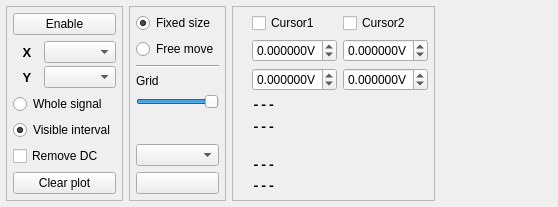
            <widget class="QWidget" name="xy">
             <attribute name="icon">
              <iconset resource="resources.qrc">
               <normaloff>:/images/icons/xyTab.png</normaloff>:/images/icons/xyTab.png</iconset>
             </attribute>
             <attribute name="title">
              <string/>
             </attribute>
             <layout class="QHBoxLayout" name="horizontalLayout_25" stretch="1,1,1,1000">
              <property name="leftMargin">
               <number>6</number>
              </property>
              <property name="topMargin">
               <number>6</number>
              </property>
              <property name="rightMargin">
               <number>6</number>
              </property>
              <property name="bottomMargin">
               <number>6</number>
              </property>
              <item>
               <widget class="QFrame" name="frame_15">
                <property name="frameShape">
                 <enum>QFrame::StyledPanel</enum>
                </property>
                <layout class="QVBoxLayout" name="verticalLayout_38">
                 <property name="leftMargin">
                  <number>6</number>
                 </property>
                 <property name="topMargin">
                  <number>6</number>
                 </property>
                 <property name="rightMargin">
                  <number>6</number>
                 </property>
                 <property name="bottomMargin">
                  <number>6</number>
                 </property>
                 <item>
                  <widget class="QPushButton" name="pushButtonXY">
                   <property name="sizePolicy">
                    <sizepolicy hsizetype="Preferred" vsizetype="Preferred">
                     <horstretch>0</horstretch>
                     <verstretch>0</verstretch>
                    </sizepolicy>
                   </property>
                   <property name="text">
                    <string>Enable</string>
                   </property>
                   <property name="icon">
                    <iconset resource="resources.qrc">
                     <normaloff>:/images/icons/xyChannel.png</normaloff>:/images/icons/xyChannel.png</iconset>
                   </property>
                   <property name="iconSize">
                    <size>
                     <width>20</width>
                     <height>20</height>
                    </size>
                   </property>
                   <property name="checkable">
                    <bool>true</bool>
                   </property>
                  </widget>
                 </item>
                 <item>
                  <layout class="QGridLayout" name="gridLayout_3">
                   <property name="spacing">
                    <number>3</number>
                   </property>
                   <item row="0" column="0">
                    <widget class="QLabel" name="label_13">
                     <property name="font">
                      <font>
                       <pointsize>10</pointsize>
                       <weight>75</weight>
                       <bold>true</bold>
                      </font>
                     </property>
                     <property name="text">
                      <string notr="true">X</string>
                     </property>
                     <property name="alignment">
                      <set>Qt::AlignCenter</set>
                     </property>
                    </widget>
                   </item>
                   <item row="1" column="0">
                    <widget class="QLabel" name="label_15">
                     <property name="font">
                      <font>
                       <pointsize>10</pointsize>
                       <weight>75</weight>
                       <bold>true</bold>
                      </font>
                     </property>
                     <property name="text">
                      <string notr="true">Y</string>
                     </property>
                     <property name="alignment">
                      <set>Qt::AlignCenter</set>
                     </property>
                    </widget>
                   </item>
                   <item row="0" column="1">
                    <widget class="QComboBox" name="comboBoxXYx">
                     <property name="maxVisibleItems">
                      <number>1000</number>
                     </property>
                     <property name="sizeAdjustPolicy">
                      <enum>QComboBox::AdjustToContents</enum>
                     </property>
                    </widget>
                   </item>
                   <item row="1" column="1">
                    <widget class="QComboBox" name="comboBoxXYy">
                     <property name="maxVisibleItems">
                      <number>1000</number>
                     </property>
                     <property name="sizeAdjustPolicy">
                      <enum>QComboBox::AdjustToContents</enum>
                     </property>
                    </widget>
                   </item>
                  </layout>
                 </item>
                 <item>
                  <widget class="QRadioButton" name="radioButtonXYFull">
                   <property name="toolTip">
                    <string>&lt;html&gt;&lt;head/&gt;&lt;body&gt;&lt;p&gt;Calculate from:&lt;/p&gt;&lt;/body&gt;&lt;/html&gt;</string>
                   </property>
                   <property name="text">
                    <string>Whole signal</string>
                   </property>
                   <property name="checked">
                    <bool>false</bool>
                   </property>
                  </widget>
                 </item>
                 <item>
                  <widget class="QRadioButton" name="radioButtonXYPart">
                   <property name="toolTip">
                    <string>&lt;html&gt;&lt;head/&gt;&lt;body&gt;&lt;p&gt;Calculate from:&lt;/p&gt;&lt;/body&gt;&lt;/html&gt;</string>
                   </property>
                   <property name="text">
                    <string>Visible interval</string>
                   </property>
                   <property name="checked">
                    <bool>true</bool>
                   </property>
                  </widget>
                 </item>
                 <item>
                  <widget class="QCheckBox" name="checkBoxXYNoDC">
                   <property name="toolTip">
                    <string>&lt;html&gt;&lt;head/&gt;&lt;body&gt;&lt;p&gt;Remove DC component from signal before calculating DFT.&lt;/p&gt;&lt;/body&gt;&lt;/html&gt;</string>
                   </property>
                   <property name="text">
                    <string>Remove DC</string>
                   </property>
                  </widget>
                 </item>
                 <item>
                  <widget class="QPushButton" name="pushButtonXYClear">
                   <property name="text">
                    <string>Clear plot</string>
                   </property>
                  </widget>
                 </item>
                </layout>
               </widget>
              </item>
              <item>
               <widget class="QFrame" name="frame_14">
                <property name="frameShape">
                 <enum>QFrame::StyledPanel</enum>
                </property>
                <layout class="QVBoxLayout" name="verticalLayout_26" stretch="1,1,0,1,1,100,1,1">
                 <property name="leftMargin">
                  <number>6</number>
                 </property>
                 <property name="topMargin">
                  <number>6</number>
                 </property>
                 <property name="rightMargin">
                  <number>6</number>
                 </property>
                 <property name="bottomMargin">
                  <number>6</number>
                 </property>
                 <item>
                  <widget class="QRadioButton" name="radioButtonXYAutoSize">
                   <property name="toolTip">
                    <string>&lt;html&gt;&lt;head/&gt;&lt;body&gt;&lt;p&gt;Automatic range&lt;/p&gt;&lt;/body&gt;&lt;/html&gt;</string>
                   </property>
                   <property name="text">
                    <string>Fixed size</string>
                   </property>
                   <property name="checked">
                    <bool>true</bool>
                   </property>
                  </widget>
                 </item>
                 <item>
                  <widget class="QRadioButton" name="radioButtonXYFree">
                   <property name="toolTip">
                    <string>&lt;html&gt;&lt;head/&gt;&lt;body&gt;&lt;p&gt;Move and zoom plot by mouse&lt;/p&gt;&lt;/body&gt;&lt;/html&gt;</string>
                   </property>
                   <property name="text">
                    <string>Free move</string>
                   </property>
                  </widget>
                 </item>
                 <item>
                  <widget class="Line" name="line_9">
                   <property name="orientation">
                    <enum>Qt::Horizontal</enum>
                   </property>
                  </widget>
                 </item>
                 <item>
                  <widget class="QLabel" name="label_26">
                   <property name="text">
                    <string>Grid</string>
                   </property>
                  </widget>
                 </item>
                 <item>
                  <widget class="QSlider" name="horizontalSliderXYGrid">
                   <property name="minimum">
                    <number>-4</number>
                   </property>
                   <property name="maximum">
                    <number>-2</number>
                   </property>
                   <property name="pageStep">
                    <number>1</number>
                   </property>
                   <property name="value">
                    <number>-2</number>
                   </property>
                   <property name="orientation">
                    <enum>Qt::Horizontal</enum>
                   </property>
                  </widget>
                 </item>
                 <item>
                  <spacer name="verticalSpacer_9">
                   <property name="orientation">
                    <enum>Qt::Vertical</enum>
                   </property>
                   <property name="sizeHint" stdset="0">
                    <size>
                     <width>20</width>
                     <height>1</height>
                    </size>
                   </property>
                  </spacer>
                 </item>
                 <item>
                  <widget class="QComboBox" name="comboBoxXYStyle">
                   <property name="sizePolicy">
                    <sizepolicy hsizetype="Preferred" vsizetype="Preferred">
                     <horstretch>0</horstretch>
                     <verstretch>0</verstretch>
                    </sizepolicy>
                   </property>
                   <property name="maximumSize">
                    <size>
                     <width>100</width>
                     <height>16777215</height>
                    </size>
                   </property>
                   <property name="iconSize">
                    <size>
                     <width>20</width>
                     <height>20</height>
                    </size>
                   </property>
                   <item>
                    <property name="text">
                     <string/>
                    </property>
                    <property name="icon">
                     <iconset resource="resources.qrc">
                      <normaloff>:/images/icons/line.png</normaloff>:/images/icons/line.png</iconset>
                    </property>
                   </item>
                   <item>
                    <property name="text">
                     <string/>
                    </property>
                    <property name="icon">
                     <iconset resource="resources.qrc">
                      <normaloff>:/images/icons/points.png</normaloff>:/images/icons/points.png</iconset>
                    </property>
                   </item>
                   <item>
                    <property name="text">
                     <string/>
                    </property>
                    <property name="icon">
                     <iconset resource="resources.qrc">
                      <normaloff>:/images/icons/linePoint.png</normaloff>:/images/icons/linePoint.png</iconset>
                    </property>
                   </item>
                  </widget>
                 </item>
                 <item>
                  <widget class="QPushButton" name="pushButtonChangeXYColor">
                   <property name="sizePolicy">
                    <sizepolicy hsizetype="Preferred" vsizetype="Preferred">
                     <horstretch>0</horstretch>
                     <verstretch>0</verstretch>
                    </sizepolicy>
                   </property>
                   <property name="maximumSize">
                    <size>
                     <width>16777215</width>
                     <height>16777215</height>
                    </size>
                   </property>
                   <property name="toolTip">
                    <string>&lt;html&gt;&lt;head/&gt;&lt;body&gt;&lt;p&gt;Channel color&lt;/p&gt;&lt;/body&gt;&lt;/html&gt;</string>
                   </property>
                   <property name="text">
                    <string/>
                   </property>
                   <property name="icon">
                    <iconset resource="resources.qrc">
                     <normaloff>:/images/icons/color.png</normaloff>:/images/icons/color.png</iconset>
                   </property>
                   <property name="iconSize">
                    <size>
                     <width>30</width>
                     <height>30</height>
                    </size>
                   </property>
                  </widget>
                 </item>
                </layout>
               </widget>
              </item>
              <item>
               <widget class="QFrame" name="frame_12">
                <property name="frameShape">
                 <enum>QFrame::StyledPanel</enum>
                </property>
                <property name="frameShadow">
                 <enum>QFrame::Plain</enum>
                </property>
                <layout class="QVBoxLayout" name="verticalLayout_34" stretch="0,1">
                 <property name="leftMargin">
                  <number>6</number>
                 </property>
                 <property name="topMargin">
                  <number>6</number>
                 </property>
                 <property name="rightMargin">
                  <number>6</number>
                 </property>
                 <property name="bottomMargin">
                  <number>6</number>
                 </property>
                 <item>
                  <layout class="QGridLayout" name="gridLayout_20">
                   <item row="0" column="1">
                    <widget class="QCheckBox" name="checkBoxXYCur1">
                     <property name="text">
                      <string>Cursor1</string>
                     </property>
                    </widget>
                   </item>
                   <item row="1" column="0">
                    <widget class="QLabel" name="label_55">
                     <property name="text">
                      <string/>
                     </property>
                     <property name="pixmap">
                      <pixmap resource="resources.qrc">:/images/icons/valcur.png</pixmap>
                     </property>
                    </widget>
                   </item>
                   <item row="2" column="2">
                    <widget class="MyDoubleSpinBoxWithUnits" name="doubleSpinBoxXYCurX2">
                     <property name="minimumSize">
                      <size>
                       <width>85</width>
                       <height>0</height>
                      </size>
                     </property>
                     <property name="suffix">
                      <string notr="true">V</string>
                     </property>
                     <property name="decimals">
                      <number>6</number>
                     </property>
                     <property name="minimum">
                      <double>-1000000.000000000000000</double>
                     </property>
                     <property name="maximum">
                      <double>1000000.000000000000000</double>
                     </property>
                    </widget>
                   </item>
                   <item row="0" column="2">
                    <widget class="QCheckBox" name="checkBoxXYCur2">
                     <property name="text">
                      <string>Cursor2</string>
                     </property>
                    </widget>
                   </item>
                   <item row="2" column="1">
                    <widget class="MyDoubleSpinBoxWithUnits" name="doubleSpinBoxXYCurX1">
                     <property name="minimumSize">
                      <size>
                       <width>85</width>
                       <height>0</height>
                      </size>
                     </property>
                     <property name="suffix">
                      <string notr="true">V</string>
                     </property>
                     <property name="decimals">
                      <number>6</number>
                     </property>
                     <property name="minimum">
                      <double>-1000000.000000000000000</double>
                     </property>
                     <property name="maximum">
                      <double>1000000.000000000000000</double>
                     </property>
                    </widget>
                   </item>
                   <item row="1" column="2">
                    <widget class="MyDoubleSpinBoxWithUnits" name="doubleSpinBoxXYCurY2">
                     <property name="minimumSize">
                      <size>
                       <width>85</width>
                       <height>0</height>
                      </size>
                     </property>
                     <property name="suffix">
                      <string notr="true">V</string>
                     </property>
                     <property name="decimals">
                      <number>6</number>
                     </property>
                     <property name="minimum">
                      <double>-1000000.000000000000000</double>
                     </property>
                     <property name="maximum">
                      <double>1000000.000000000000000</double>
                     </property>
                    </widget>
                   </item>
                   <item row="2" column="0">
                    <widget class="QLabel" name="label_56">
                     <property name="text">
                      <string/>
                     </property>
                     <property name="pixmap">
                      <pixmap resource="resources.qrc">:/images/icons/timecur.png</pixmap>
                     </property>
                    </widget>
                   </item>
                   <item row="1" column="1">
                    <widget class="MyDoubleSpinBoxWithUnits" name="doubleSpinBoxXYCurY1">
                     <property name="minimumSize">
                      <size>
                       <width>85</width>
                       <height>0</height>
                      </size>
                     </property>
                     <property name="suffix">
                      <string notr="true">V</string>
                     </property>
                     <property name="decimals">
                      <number>6</number>
                     </property>
                     <property name="minimum">
                      <double>-1000000.000000000000000</double>
                     </property>
                     <property name="maximum">
                      <double>1000000.000000000000000</double>
                     </property>
                    </widget>
                   </item>
                  </layout>
                 </item>
                 <item>
                  <layout class="QGridLayout" name="gridLayout_18" rowstretch="1,1,1,1,0" columnstretch="1,1000">
                   <item row="3" column="0" rowspan="2">
                    <widget class="QLabel" name="label_54">
                     <property name="toolTip">
                      <string>&lt;html&gt;&lt;head/&gt;&lt;body&gt;&lt;p&gt;Measure phase difference using cursors: arcsin(A/B)&lt;/p&gt;&lt;/body&gt;&lt;/html&gt;</string>
                     </property>
                     <property name="text">
                      <string/>
                     </property>
                     <property name="pixmap">
                      <pixmap resource="resources.qrc">:/images/icons/xyphase.png</pixmap>
                     </property>
                     <property name="alignment">
                      <set>Qt::AlignRight|Qt::AlignTrailing|Qt::AlignVCenter</set>
                     </property>
                    </widget>
                   </item>
                   <item row="1" column="0">
                    <widget class="QLabel" name="label_53">
                     <property name="toolTip">
                      <string>&lt;html&gt;&lt;head/&gt;&lt;body&gt;&lt;p&gt;&lt;br/&gt;&lt;/p&gt;&lt;/body&gt;&lt;/html&gt;</string>
                     </property>
                     <property name="text">
                      <string/>
                     </property>
                     <property name="pixmap">
                      <pixmap resource="resources.qrc">:/images/icons/deltaY.png</pixmap>
                     </property>
                     <property name="alignment">
                      <set>Qt::AlignRight|Qt::AlignTrailing|Qt::AlignVCenter</set>
                     </property>
                    </widget>
                   </item>
                   <item row="0" column="0">
                    <widget class="QLabel" name="label_52">
                     <property name="toolTip">
                      <string>&lt;html&gt;&lt;head/&gt;&lt;body&gt;&lt;p&gt;&lt;br/&gt;&lt;/p&gt;&lt;/body&gt;&lt;/html&gt;</string>
                     </property>
                     <property name="text">
                      <string/>
                     </property>
                     <property name="pixmap">
                      <pixmap resource="resources.qrc">:/images/icons/deltaX.png</pixmap>
                     </property>
                     <property name="scaledContents">
                      <bool>false</bool>
                     </property>
                     <property name="alignment">
                      <set>Qt::AlignRight|Qt::AlignTrailing|Qt::AlignVCenter</set>
                     </property>
                    </widget>
                   </item>
                   <item row="0" column="1">
                    <widget class="QLabel" name="labelXYDeltaY">
                     <property name="sizePolicy">
                      <sizepolicy hsizetype="Minimum" vsizetype="Preferred">
                       <horstretch>0</horstretch>
                       <verstretch>0</verstretch>
                      </sizepolicy>
                     </property>
                     <property name="font">
                      <font>
                       <family>Courier New</family>
                       <pointsize>10</pointsize>
                       <weight>75</weight>
                       <bold>true</bold>
                      </font>
                     </property>
                     <property name="text">
                      <string notr="true">---</string>
                     </property>
                     <property name="textFormat">
                      <enum>Qt::PlainText</enum>
                     </property>
                     <property name="alignment">
                      <set>Qt::AlignLeading|Qt::AlignLeft|Qt::AlignVCenter</set>
                     </property>
                    </widget>
                   </item>
                   <item row="4" column="1">
                    <widget class="QLabel" name="labelXYPhaseRad">
                     <property name="sizePolicy">
                      <sizepolicy hsizetype="Minimum" vsizetype="Preferred">
                       <horstretch>0</horstretch>
                       <verstretch>0</verstretch>
                      </sizepolicy>
                     </property>
                     <property name="font">
                      <font>
                       <family>Courier New</family>
                       <pointsize>10</pointsize>
                       <weight>75</weight>
                       <bold>true</bold>
                      </font>
                     </property>
                     <property name="text">
                      <string notr="true">---</string>
                     </property>
                     <property name="textFormat">
                      <enum>Qt::PlainText</enum>
                     </property>
                     <property name="alignment">
                      <set>Qt::AlignLeading|Qt::AlignLeft|Qt::AlignTop</set>
                     </property>
                    </widget>
                   </item>
                   <item row="3" column="1">
                    <widget class="QLabel" name="labelXYPhaseDeg">
                     <property name="sizePolicy">
                      <sizepolicy hsizetype="Minimum" vsizetype="Preferred">
                       <horstretch>0</horstretch>
                       <verstretch>0</verstretch>
                      </sizepolicy>
                     </property>
                     <property name="font">
                      <font>
                       <family>Courier New</family>
                       <pointsize>10</pointsize>
                       <weight>75</weight>
                       <bold>true</bold>
                      </font>
                     </property>
                     <property name="text">
                      <string notr="true">---</string>
                     </property>
                     <property name="textFormat">
                      <enum>Qt::PlainText</enum>
                     </property>
                     <property name="alignment">
                      <set>Qt::AlignBottom|Qt::AlignLeading|Qt::AlignLeft</set>
                     </property>
                    </widget>
                   </item>
                   <item row="1" column="1">
                    <widget class="QLabel" name="labelXYDeltaX">
                     <property name="sizePolicy">
                      <sizepolicy hsizetype="Minimum" vsizetype="Preferred">
                       <horstretch>0</horstretch>
                       <verstretch>0</verstretch>
                      </sizepolicy>
                     </property>
                     <property name="font">
                      <font>
                       <family>Courier New</family>
                       <pointsize>10</pointsize>
                       <weight>75</weight>
                       <bold>true</bold>
                      </font>
                     </property>
                     <property name="text">
                      <string notr="true">---</string>
                     </property>
                     <property name="textFormat">
                      <enum>Qt::PlainText</enum>
                     </property>
                     <property name="alignment">
                      <set>Qt::AlignLeading|Qt::AlignLeft|Qt::AlignVCenter</set>
                     </property>
                    </widget>
                   </item>
                   <item row="2" column="1">
                    <spacer name="verticalSpacer_5">
                     <property name="orientation">
                      <enum>Qt::Vertical</enum>
                     </property>
                     <property name="sizeHint" stdset="0">
                      <size>
                       <width>20</width>
                       <height>0</height>
                      </size>
                     </property>
                    </spacer>
                   </item>
                  </layout>
                 </item>
                </layout>
               </widget>
              </item>
              <item>
               <spacer name="horizontalSpacer_9">
                <property name="orientation">
                 <enum>Qt::Horizontal</enum>
                </property>
                <property name="sizeHint" stdset="0">
                 <size>
                  <width>40</width>
                  <height>0</height>
                 </size>
                </property>
               </spacer>
              </item>
             </layout>
            </widget>
